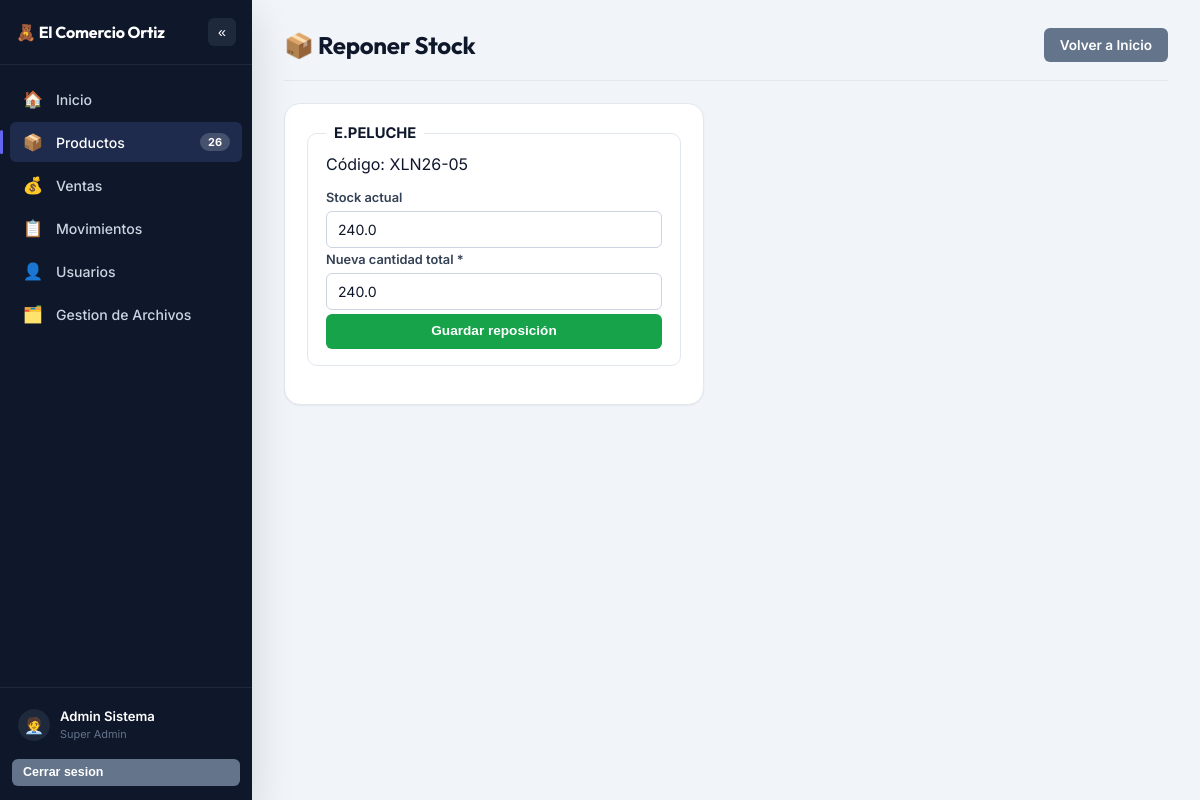
The app's page /productos/reponer/1 (signed in), older data.
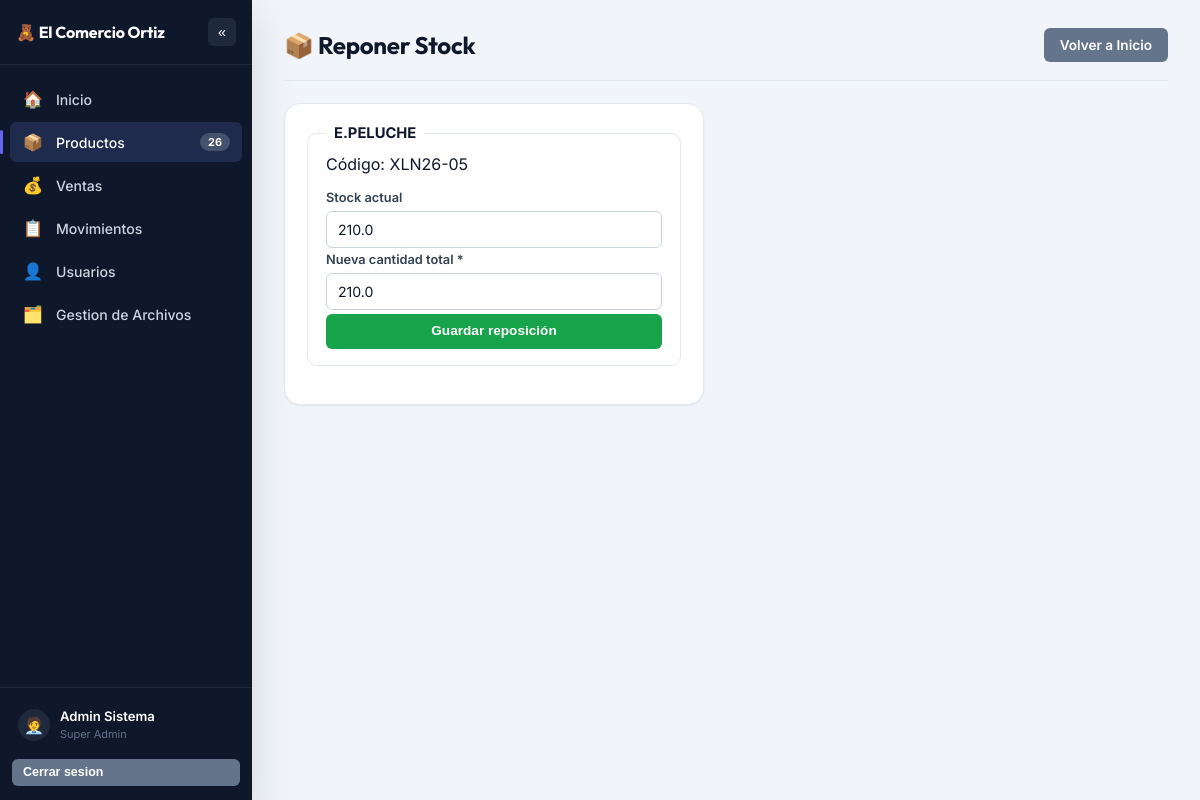
The same page, newer data.
### tables this page shows
CREATE TABLE productos (
    id_producto INTEGER PRIMARY KEY AUTOINCREMENT,
    foto_url TEXT,
    nombre TEXT NOT NULL,
    -- codigo_1 NO es unico por si solo: el cliente confirmo que se repite
    -- entre productos distintos en su catalogo real. Lo que si identifica
    -- un producto de forma unica es la COMBINACION codigo_1 + codigo_2
    -- (ver el UNIQUE compuesto al final de la tabla, y
    -- productos_model.get_producto_por_codigo / guardar_o_actualizar_desde_excel,
    -- que ya matchean por el par completo).
    codigo_1 TEXT NOT NULL,
    codigo_2 TEXT,
    descripcion TEXT,
    marca TEXT,

    -- Esquema de precios
    precio_unidad_facturado REAL DEFAULT 0,   -- PUF
    precio_docena_facturado REAL DEFAULT 0,   -- PDF
    precio_paquete_facturado REAL DEFAULT 0,  -- PPF
    precio_paquete_neto REAL DEFAULT 0,       -- PPN
    precio_docena_neto REAL DEFAULT 0,        -- PDN
    precio_docena_comercial REAL DEFAULT 0,   -- PDC
    descuento_porcentaje REAL DEFAULT 0,
    incremento_porcentaje REAL DEFAULT 0,

    -- Presentacion y empaque
    pcs_paquete INTEGER DEFAULT 0,
    pcs_caja INTEGER DEFAULT 0,
    venta_fraccionada TEXT DEFAULT 'No' CHECK(venta_fraccionada IN ('Si', 'No')),

    -- Ubicacion y existencias
    id_ubicacion INTEGER REFERENCES ubicaciones(id_ubicacion),
    posicion TEXT,
    -- Puede quedar en 0 o mayor (piezas sueltas -> decimal, ej. venta
    -- fraccionada) o en NEGATIVO: negativo significa que se aprobo una
    -- venta por mas de lo que habia en tienda, y ese numero es lo que
    -- falta reponer desde el almacen (ver alerta en Inicio).
    cantidad REAL NOT NULL DEFAULT 0,

    -- Estado de negocio (Activo/Inactivo). "Agotado" NO se guarda aqui:
    -- se calcula en la aplicacion comparando cantidad <= 0 (0 o negativo,
    -- ver mas abajo), para evitar que quede desincronizado con el stock real.
    estado TEXT DEFAULT 'Activo' CHECK(estado IN ('Activo', 'Inactivo')),

    UNIQUE(codigo_1, codigo_2)
);

### controllers/productos_controller.py (the view, shortened to what this page needs)
@productos_bp.route('/reponer/<int:id_producto>', methods=['GET', 'POST'])
@roles_required(*ROLES_VENTAS)
def reponer(id_producto):
    producto = productos_model.get_producto(id_producto)
    if not producto:
        flash('El producto solicitado no existe.', 'danger')
        return redirect(url_for('inicio.index'))
    return render_template('productos/productos_reponer.html', producto=producto)

### models/database.py (called while the page is built)
def get_db():
    if 'db' not in g:
        g.db = sqlite3.connect(current_app.config['DATABASE'])
        g.db.row_factory = sqlite3.Row
        g.db.execute('PRAGMA foreign_keys = ON')
    return g.db

### models/productos_model.py (called while the page is built)
def get_producto(id_producto):
    db = get_db()
    return db.execute(
        """
        SELECT p.*, u.nombre AS ubicacion_nombre
        FROM productos p
        LEFT JOIN ubicaciones u ON p.id_ubicacion = u.id_ubicacion
        WHERE p.id_producto = ?
        """,
        (id_producto,),
    ).fetchone()

def contar_productos():
    db = get_db()
    return db.execute("SELECT COUNT(*) AS c FROM productos").fetchone()['c']

def contar_faltantes():
    db = get_db()
    return db.execute("SELECT COUNT(*) AS c FROM productos WHERE cantidad < 0").fetchone()['c']

### models/ventas_model.py (called while the page is built)
def contar_pendientes(id_personal_filtro=None):
    db = get_db()
    if id_personal_filtro:
        return db.execute(
            "SELECT COUNT(*) AS c FROM ventas WHERE estado = 'Pendiente' AND id_personal_registro = ?",
            (id_personal_filtro,),
        ).fetchone()['c']
    return db.execute(
        "SELECT COUNT(*) AS c FROM ventas WHERE estado = 'Pendiente'"
    ).fetchone()['c']

### templates/productos/productos_reponer.html (shortened to what this page needs)
{% extends "shared/base.html" %}
{% block content %}
    <div class="page-header">
        <h1>📦 Reponer Stock</h1>
        <a href="{{ url_for('inicio.index') }}" class="btn btn-secondary">Volver a Inicio</a>
    </div>
    <form method="post" class="card" style="max-width:420px;">
        <fieldset>
            <legend>{{ producto.nombre }}</legend>
            <p class="subtitle" style="margin-top:-4px;">Código: {{ producto.codigo_1 }}</p>
            <div class="form-group">
                <label>Stock actual</label>
                <input type="text" value="{{ producto.cantidad }}" disabled>
            </div>
            <div class="form-group">
                <label>Nueva cantidad total *</label>
                <input type="number" step="0.01" name="cantidad" required value="{{ producto.cantidad }}" autofocus>
            </div>
            <button type="submit" class="btn btn-success btn-block">Guardar reposición</button>
        </fieldset>
    </form>
{% endblock %}

Row changes from the older to the newer data that the page shows:
changed productos "XLN26-05": cantidad "240.0" → "210.0"
